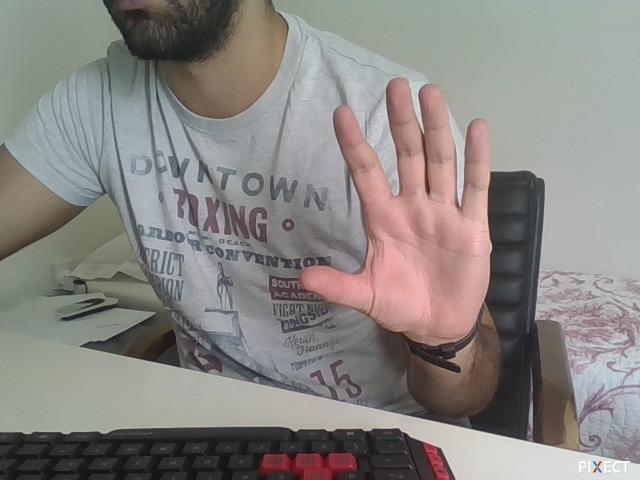
#> input picture tests/images/hand.jpg, 640 x 480 px
$ python hand.py
#> lines starting #> are read from the running program, lines starting #| are printed output that depends on the picture

import cv2 as cv

img = cv.imread("images/hand.jpg")
#> img is the input picture: shape (480, 640, 3); mean B, G, R 130, 133.3, 136.9

img = cv.medianBlur(img, 7)
img = cv.cvtColor(img, cv.COLOR_BGR2GRAY)
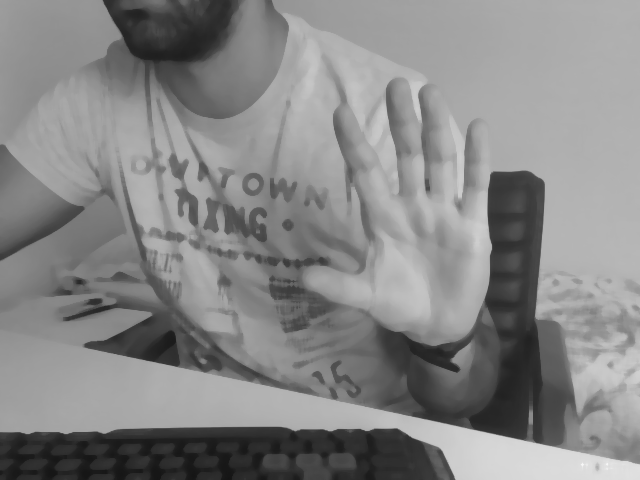
#> img: shape (480, 640); min 20, max 247, mean 134.4
img = cv.Canny(img, 70, 120)
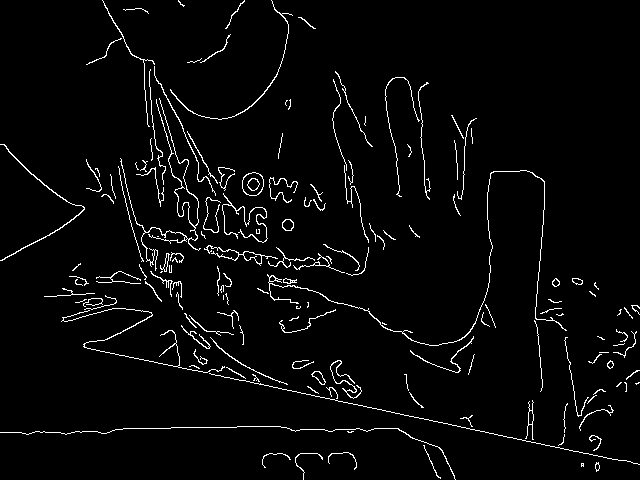
#> img: shape (480, 640); 3.3% white in thin lines or dots

cv.imshow("test", img)

cv.waitKey(0)
cv.destroyAllWindows()
